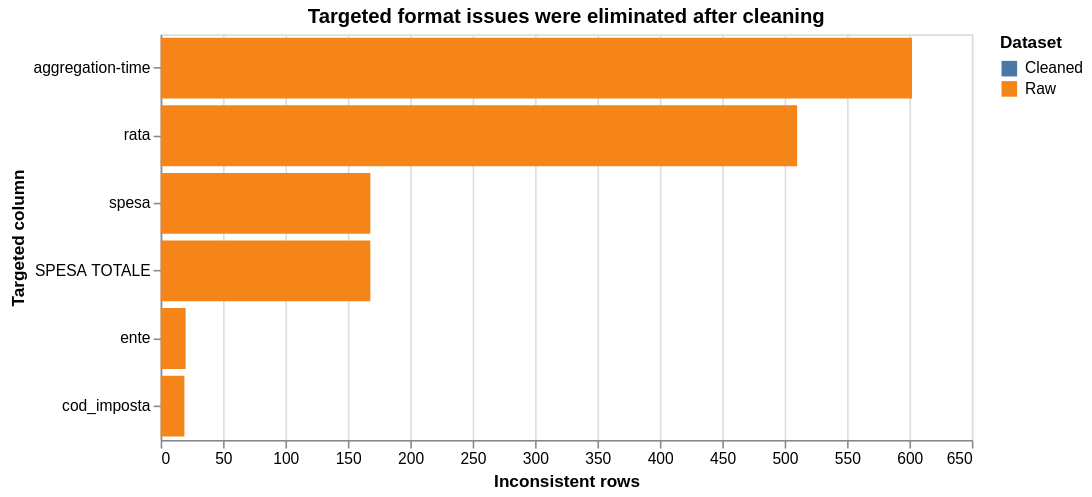

The notebook cell saved with this chart:
### Code cell
verification_chart_data = verification_view.rename(columns={
    "before_inconsistent_rows": "Raw",
    "after_inconsistent_rows": "Cleaned",
}).melt(
    id_vars=["column_name", "status"],
    value_vars=["Raw", "Cleaned"],
    var_name="dataset",
    value_name="inconsistent_rows",
)

alt.Chart(verification_chart_data).mark_bar().encode(
    y=alt.Y("column_name:N", sort="-x", title="Targeted column"),
    x=alt.X("inconsistent_rows:Q", title="Inconsistent rows"),
    color=alt.Color("dataset:N", title="Dataset"),
    tooltip=["column_name", "dataset", alt.Tooltip("inconsistent_rows:Q", format=",")],
).properties(
    title="Targeted format issues were eliminated after cleaning",
    width=520,
    height=260,
)

### Figure 1 — Vega-Lite specification as saved in the notebook (floating-point values rounded to 4 significant figures)
{"config": {"view": {"continuousWidth": 300, "continuousHeight": 300}}, "data": {"name": "data-d4e9c770d6212e8f545a39068294aa0f"}, "mark": {"type": "bar"}, "encoding": {"color": {"field": "dataset", "title": "Dataset", "type": "nominal"}, "tooltip": [{"field": "column_name", "type": "nominal"}, {"field": "dataset", "type": "nominal"}, {"field": "inconsistent_rows", "format": ",", "type": "quantitative"}], "x": {"field": "inconsistent_rows", "title": "Inconsistent rows", "type": "quantitative"}, "y": {"field": "column_name", "sort": "-x", "title": "Targeted column", "type": "nominal"}}, "height": 260, "title": "Targeted format issues were eliminated after cleaning", "width": 520, "$schema": "https://vega.github.io/schema/vega-lite/v5.20.1.json", "datasets": {"data-d4e9c770d6212e8f545a39068294aa0f": [{"column_name": "rata", "status": "resolved", "dataset": "Raw", "inconsistent_rows": 510}, {"column_name": "ente", "status": "resolved", "dataset": "Raw", "inconsistent_rows": 20}, {"column_name": "cod_imposta", "status": "resolved", "dataset": "Raw", "inconsistent_rows": 19}, {"column_name": "spesa", "status": "resolved", "dataset": "Raw", "inconsistent_rows": 168}, {"column_name": "aggregation-time", "status": "resolved", "dataset": "Raw", "inconsistent_rows": 602}, {"column_name": "SPESA TOTALE", "status": "resolved", "dataset": "Raw", "inconsistent_rows": 168}, {"column_name": "rata", "status": "resolved", "dataset": "Cleaned", "inconsistent_rows": 0}, {"column_name": "ente", "status": "resolved", "dataset": "Cleaned", "inconsistent_rows": 0}, {"column_name": "cod_imposta", "status": "resolved", "dataset": "Cleaned", "inconsistent_rows": 0}, {"column_name": "spesa", "status": "resolved", "dataset": "Cleaned", "inconsistent_rows": 0}, {"column_name": "aggregation-time", "status": "resolved", "dataset": "Cleaned", "inconsistent_rows": 0}, {"column_name": "SPESA TOTALE", "status": "resolved", "dataset": "Cleaned", "inconsistent_rows": 0}]}}
